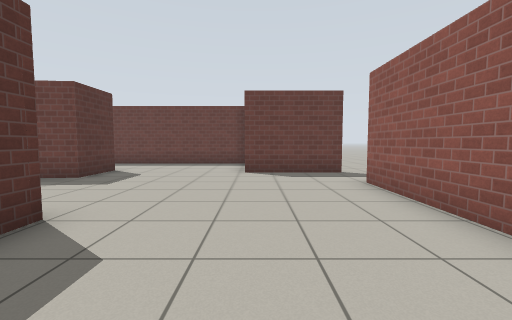
[1] (above)

20 first-person views from a walk through a Gazebo world. The camera is 0.94 m above the floor, tilts 4° down and sees 90° across. The floor is counted in squares, 1 m on a side. Each view is taken from the middle of a square. On the plan, view 1 faces up. The plan holds only what a view shows up to about 10 squares ahead; the rest is blank. Simple patterns stand in for the simulator's built-in surfaces.

[2]
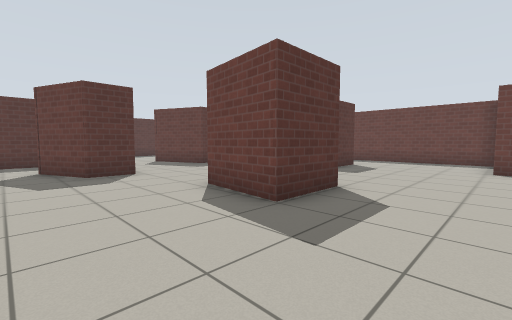

[3]
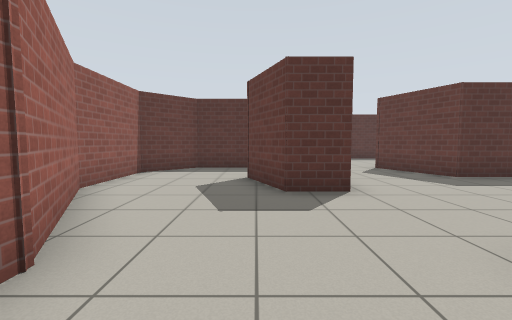

[4]
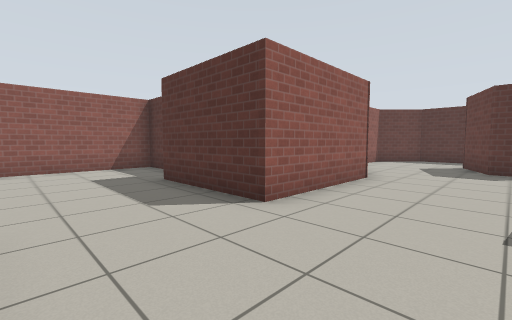

[5]
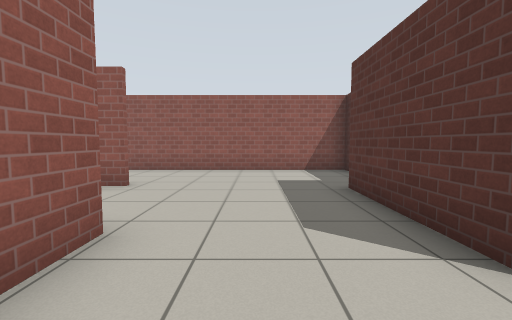

[6]
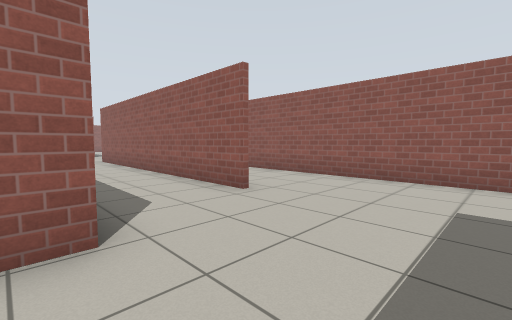

[7]
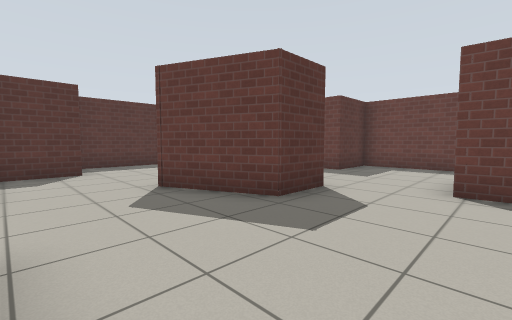

[8]
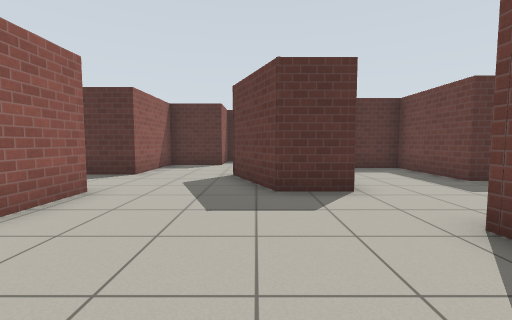

[9]
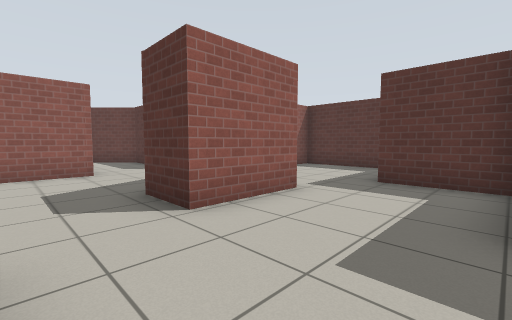

[10]
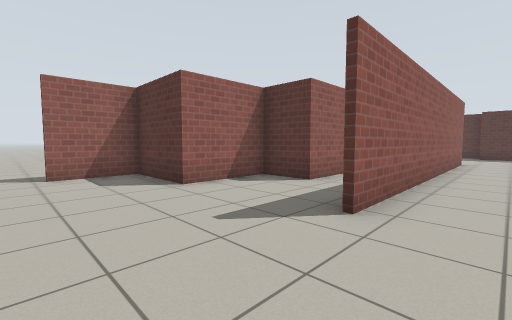

[11]
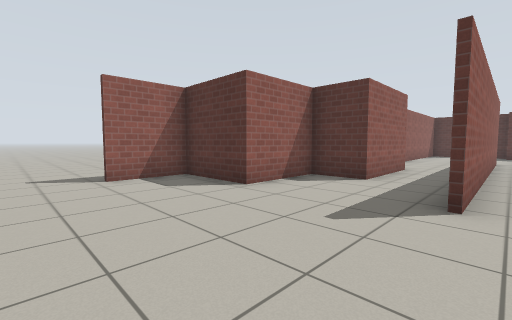

[12]
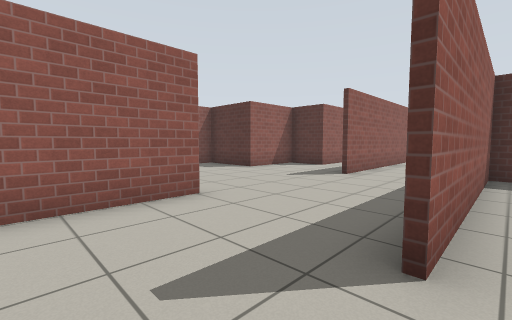

[13]
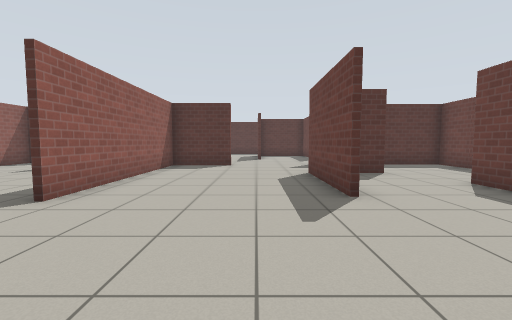

[14]
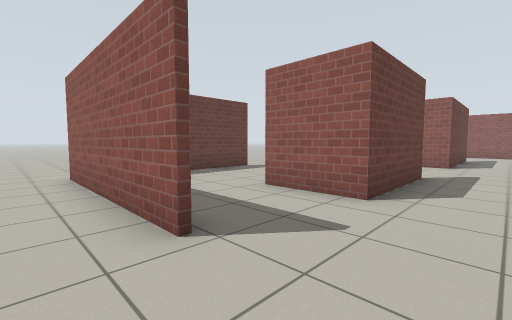

[15]
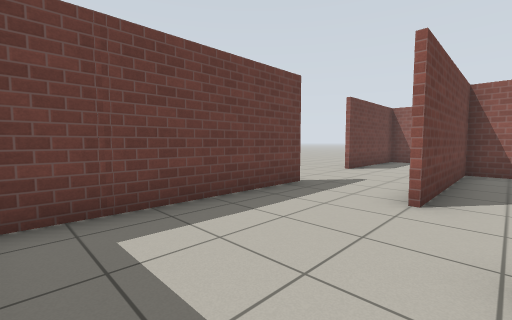

[16]
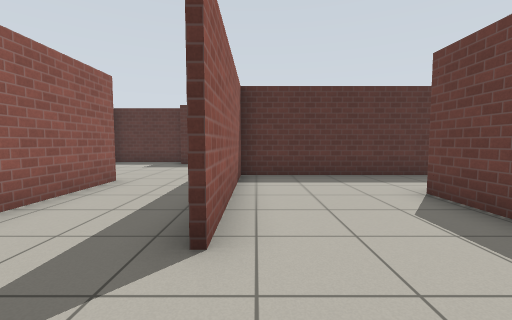

[17]
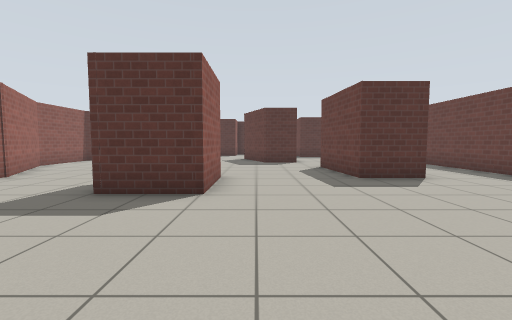

[18]
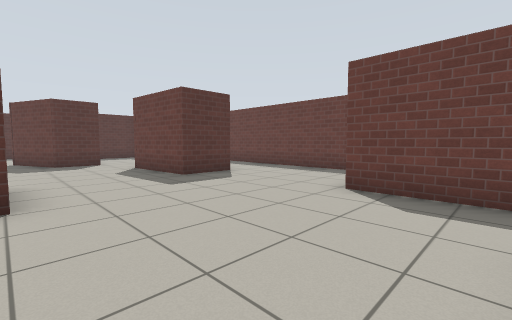

[19]
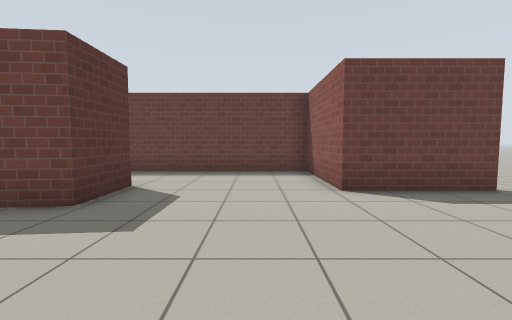

[20]
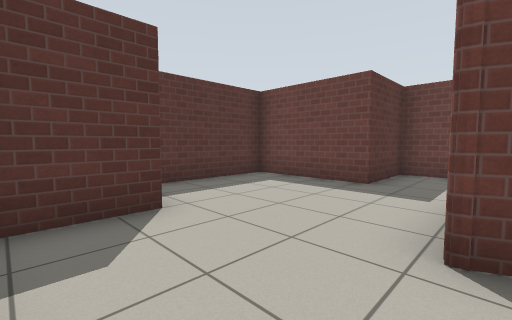

### Floor plan
Points are (right, up) in squares from view 1. A wall is a line through its corners. A room is listed if a view was taken in it or the views show most of it. See-through windows are left out.
Room 1 (views 1, 2, 3, 4, 5, 6, 7, 8, 9, 17, 18, 19, 20)
walls: (-4.9, 3.1) (-2.6, 3.1) (-2.6, 1) (-4.8, 1.3); (-9.9, 0.8) (-7.8, 0.8) (-7.8, -0.4) (-9.9, -1.3); (2.6, 2.5) (2.6, 6); (2.6, -3.6) (2.6, -2.5); (-9.8, 5.9) (-9.8, 4.4) (-12.4, 3.3); (-4.7, 8.5) (-4.7, 6.7) (-7.7, 6.4); (-2, -8.5) (-2, -9.6) (7.1, -9.6); (2.8, 7.9) (-0.3, 7.9) (-0.3, 11.3) (-11.1, 11.3) (-11.1, 9.2); (-15.1, 0.5) (-12.4, 0.5) (-12.4, -3.1) (-11, -4.6) (-8.1, -4.6) (-4.8, -2.7) (-0.9, -2.7) (-0.9, -6.2); (-15.5, 2.6) (-15.5, 0.9)
ways out: opening at (8, -8) to room 2; opening at (2, 7) to room 3; opening at (3, -5.5) to room 3; opening at (-13.7, 4) to room 5; opening at (-11.5, 7.5) to room 5
Room 2 (views 10, 11)
walls: (12.4, -6.4) (13.9, -6.4); (18.4, -7) (19.4, -7); (8.2, -8.5) (11.5, -8.5) (11.5, -10.1) (14.1, -10.1) (14.1, -12.7) (16.2, -12.7)
ways out: opening at (8, -8) to room 1; opening at (13, -5.5) to room 3; opening at (18, -8.5) to room 3; opening at (19, -5.5) to room 3; opening at (17.7, -12)
Room 3 (views 12, 13, 14, 16)
walls: (18.8, 1.6) (15.2, 1.6) (15.2, 2.5); (22.2, 3.9) (22.2, 4.9) (18.6, 4.9); (23.8, 1.6) (22.2, 1.6) (22.2, 2.4); (12.2, 2.3) (12.2, 7.9); (12.6, -2.9) (12.6, -3.4) (19, -3.4); (19.4, -7) (21.1, -7); (7, 0.1) (5.3, 0.1); (2.7, 2) (2.7, -3.4) (7.9, -3.4); (3.8, -6.4) (12.4, -6.4)
ways out: opening at (2, 7) to room 1; opening at (3, -5.5) to room 1; opening at (13, -5.5) to room 2; opening at (18, -8.5) to room 2; opening at (19, -5.5) to room 2; opening at (13.5, 3) to room 4; opening at (18, 3.5) to room 4; opening at (18, 6.5) to room 4; opening at (22, 6.5)
Room 4 (view 15)
walls: (15.3, 4) (15.3, 3.1); (15.2, 2.5) (15.2, 3.9); (18.6, 4.9) (17.1, 4.9); (18.1, 7.6) (12.9, 7.6)
ways out: opening at (13.5, 3) to room 3; opening at (18, 3.5) to room 3; opening at (18, 6.5) to room 3
Room 5 (no view inside)
walls: (-12.4, 5.9) (-9.8, 5.9); (-11.1, 9.2) (-14.2, 9.2) (-14.2, 6.8) (-17.6, 6.8) (-17.6, 3)
ways out: opening at (-13.7, 4) to room 1; opening at (-11.5, 7.5) to room 1

Positions as (right, up) in squares from view 1, and headings:
1: (0, 0), facing up
2: (0, -2), facing up-left
3: (-3, -1), facing left
4: (2, 0), facing down-left
5: (1, -1), facing down
6: (0, -3), facing down-right
7: (-7, 1), facing up-left
8: (-5, 4), facing left
9: (-8, 9), facing down-left
10: (17, -5), facing down-left
11: (18, -6), facing down-left
12: (21, -3), facing down-left
13: (23, 0), facing left
14: (11, 0), facing up-right
15: (13, 4), facing up-right
16: (10, -3), facing left
17: (2, 4), facing left
18: (2, 3), facing up-left
19: (-2, 3), facing up
20: (-12, 1), facing up-left
